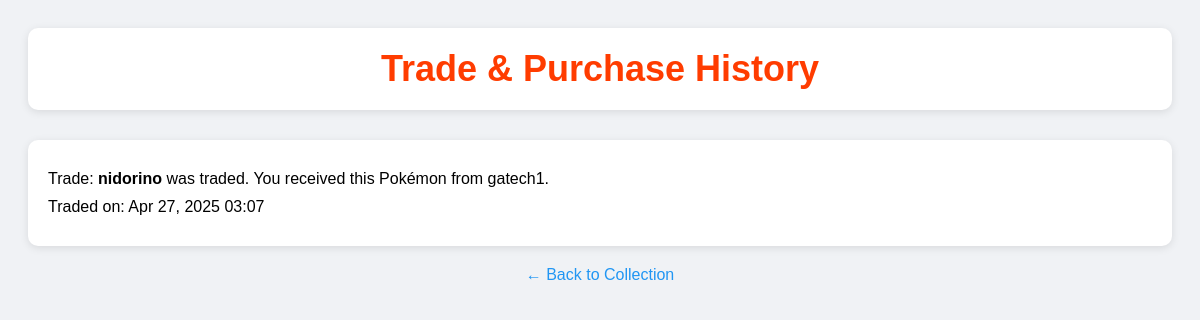
The app's page /trade_history/ (signed in), older data.
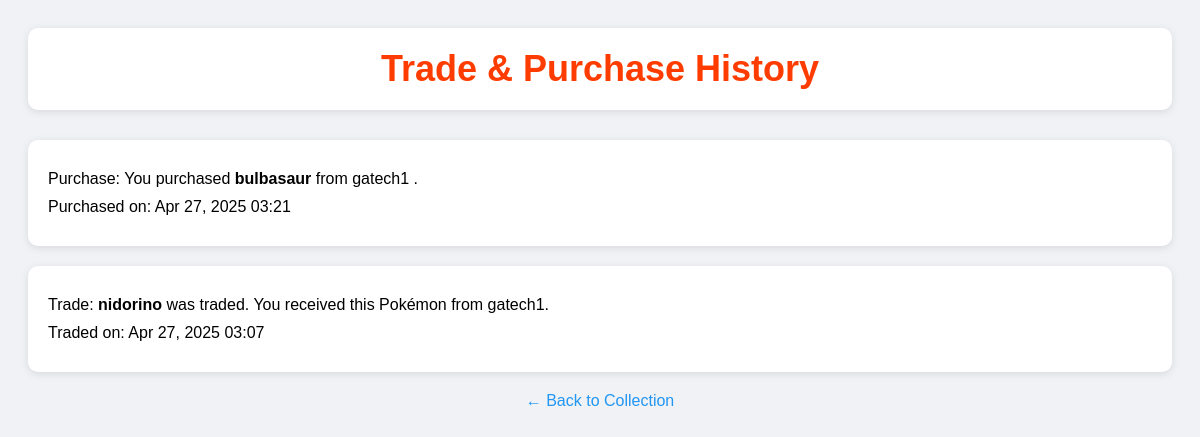
The same page, newer data.
### collection/models.py (models this page shows, shortened)
class TradeOffer(models.Model):
    seller = models.ForeignKey(
        User, on_delete=models.CASCADE, related_name='incoming_trade_offers'
    )
    buyer = models.ForeignKey(
        User, on_delete=models.CASCADE, related_name='outgoing_trade_offers'
    )
    listing = models.ForeignKey(
        Pokemon, on_delete=models.CASCADE, related_name='trade_offers'
    )
    offered_pokemon = models.ForeignKey(
        Pokemon, on_delete=models.CASCADE, related_name='offered_in_trade'
    )
    STATUS_CHOICES = [
        ('pending', 'Pending'),
        ('accepted', 'Accepted'),
        ('denied', 'Denied'),
    ]
    status = models.CharField(max_length=10, choices=STATUS_CHOICES, default='pending')
    created_at = models.DateTimeField(auto_now_add=True)

class Pokemon(models.Model):
    name = models.CharField(max_length=100)
    type = models.CharField(max_length=50)
    date_received = models.DateTimeField(auto_now_add=True)
    is_favorite = models.BooleanField(default=False)
    owner = models.ForeignKey(User, on_delete=models.CASCADE, related_name='pokemons')
    poke_id = models.IntegerField(null=True, blank=True)
    is_listed = models.BooleanField(default=False)
    price = models.IntegerField(null=True, blank=True)

class Purchase(models.Model):
    buyer = models.ForeignKey(User, on_delete=models.CASCADE, related_name='purchases')
    seller = models.ForeignKey(User, null=True, blank=True, on_delete=models.SET_NULL, related_name='sales')
    pokemon = models.ForeignKey(Pokemon, on_delete=models.CASCADE)
    price = models.IntegerField(default=1000)
    created_at = models.DateTimeField(auto_now_add=True)

### collection/views.py (the view)
# urls.py: path('trade_history/', views.trade_history_view, name='trade_history'),
@login_required
def trade_history_view(request):
    from django.db.models import Q
    from .models import Purchase  # ensure Purchase is imported
    trade_offers = TradeOffer.objects.filter(
        Q(buyer=request.user) | Q(seller=request.user),
        status='accepted'
    )
    purchases = Purchase.objects.filter(Q(buyer=request.user) | Q(seller=request.user))
    history = []
    for t in trade_offers:
        history.append({
            'type': 'trade',
            'created_at': t.created_at,
            'data': t,
        })
    for p in purchases:
        event_type = 'purchase' if p.buyer == request.user else 'sale'
        history.append({
            'type': event_type,
            'created_at': p.created_at,
            'data': p,
        })
    history.sort(key=lambda x: x['created_at'], reverse=True)
    return render(request, 'trade_history.html', {'history': history})

### collection/templates/trade_history.html (shortened to what this page needs)
<!DOCTYPE html>
<html lang="en">
<head>
</head>
<body>
    <div class="header-box">
        <h2>Trade & Purchase History</h2>
    </div>
    <ul class="history-list">
        {% for event in history %}
            {% if event.type == 'trade' %}
                <li class="history-card">
                    <p>
                        Trade: <strong>{{ event.data.listing.name }}</strong> was traded.
                        {% if event.data.buyer == request.user %}
                            You received this Pokémon from {{ event.data.seller.username }}.
                        {% else %}
                            You sent your Pokémon {{ event.data.offered_pokemon.name }} to {{ event.data.buyer.username }}.
                        {% endif %}
                    </p>
                    <p>Traded on: {{ event.created_at|date:"M d, Y H:i" }}</p>
                </li>
            {% elif event.type == 'purchase' %}
                <li class="history-card">
                    <p>
                        Purchase: You purchased <strong>{{ event.data.pokemon.name }}</strong>
                        {% if event.data.seller %}
                            from {{ event.data.seller.username }}
                        {% else %}
                            from the system
                        {% endif %}.
                    </p>
                    <p>Purchased on: {{ event.created_at|date:"M d, Y H:i" }}</p>
                </li>
            {% endif %}
        {% empty %}
            <li class="history-card">
                <p>No trade or purchase events found.</p>
            </li>
        {% endfor %}
    </ul>
    <a href="{% url 'collection' %}" class="back-link">← Back to Collection</a>
</body>
</html>

Row changes from the older to the newer data that the page shows:
added Purchase: data.pokemon.name "bulbasaur", data.seller.username "gatech1", created_at "Apr 27, 2025 03:21"
